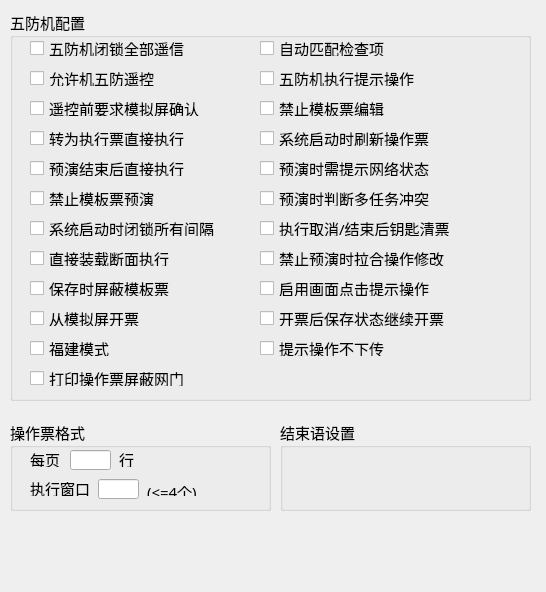
<?xml version="1.0" encoding="UTF-8"?>
<ui version="4.0">
 <class>WorkNoteSet</class>
 <widget class="QWidget" name="WorkNoteSet">
  <property name="geometry">
   <rect>
    <x>0</x>
    <y>0</y>
    <width>546</width>
    <height>592</height>
   </rect>
  </property>
  <property name="font">
   <font>
    <family>宋体</family>
    <pointsize>11</pointsize>
   </font>
  </property>
  <property name="windowTitle">
   <string>Form</string>
  </property>
  <widget class="QGroupBox" name="groupBox">
   <property name="geometry">
    <rect>
     <x>10</x>
     <y>10</y>
     <width>521</width>
     <height>391</height>
    </rect>
   </property>
   <property name="title">
    <string>五防机配置</string>
   </property>
   <widget class="QCheckBox" name="lockYXCheck">
    <property name="geometry">
     <rect>
      <x>20</x>
      <y>30</y>
      <width>161</width>
      <height>16</height>
     </rect>
    </property>
    <property name="text">
     <string>五防机闭锁全部遥信</string>
    </property>
   </widget>
   <widget class="QCheckBox" name="autoMatchCheck">
    <property name="geometry">
     <rect>
      <x>250</x>
      <y>30</y>
      <width>131</width>
      <height>16</height>
     </rect>
    </property>
    <property name="text">
     <string>自动匹配检查项</string>
    </property>
   </widget>
   <widget class="QCheckBox" name="allowWfYkCheck">
    <property name="geometry">
     <rect>
      <x>20</x>
      <y>60</y>
      <width>161</width>
      <height>16</height>
     </rect>
    </property>
    <property name="text">
     <string>允许机五防遥控</string>
    </property>
   </widget>
   <widget class="QCheckBox" name="promptCheck">
    <property name="geometry">
     <rect>
      <x>250</x>
      <y>60</y>
      <width>171</width>
      <height>16</height>
     </rect>
    </property>
    <property name="text">
     <string>五防机执行提示操作</string>
    </property>
   </widget>
   <widget class="QCheckBox" name="refreshTicketCheck">
    <property name="geometry">
     <rect>
      <x>250</x>
      <y>120</y>
      <width>171</width>
      <height>16</height>
     </rect>
    </property>
    <property name="text">
     <string>系统启动时刷新操作票</string>
    </property>
   </widget>
   <widget class="QCheckBox" name="mnpConfirmCheck">
    <property name="geometry">
     <rect>
      <x>20</x>
      <y>90</y>
      <width>171</width>
      <height>16</height>
     </rect>
    </property>
    <property name="text">
     <string>遥控前要求模拟屏确认</string>
    </property>
   </widget>
   <widget class="QCheckBox" name="forbidMBEditorCheck">
    <property name="geometry">
     <rect>
      <x>250</x>
      <y>90</y>
      <width>131</width>
      <height>16</height>
     </rect>
    </property>
    <property name="text">
     <string>禁止模板票编辑</string>
    </property>
   </widget>
   <widget class="QCheckBox" name="execTicketCheck">
    <property name="geometry">
     <rect>
      <x>20</x>
      <y>120</y>
      <width>161</width>
      <height>16</height>
     </rect>
    </property>
    <property name="text">
     <string>转为执行票直接执行</string>
    </property>
   </widget>
   <widget class="QCheckBox" name="sectionOperCheck">
    <property name="geometry">
     <rect>
      <x>20</x>
      <y>240</y>
      <width>161</width>
      <height>16</height>
     </rect>
    </property>
    <property name="text">
     <string>直接装载断面执行</string>
    </property>
   </widget>
   <widget class="QCheckBox" name="clearTicketCheck">
    <property name="geometry">
     <rect>
      <x>250</x>
      <y>210</y>
      <width>201</width>
      <height>16</height>
     </rect>
    </property>
    <property name="text">
     <string>执行取消/结束后钥匙清票</string>
    </property>
   </widget>
   <widget class="QCheckBox" name="forbidModifyCheck">
    <property name="geometry">
     <rect>
      <x>250</x>
      <y>240</y>
      <width>191</width>
      <height>16</height>
     </rect>
    </property>
    <property name="text">
     <string>禁止预演时拉合操作修改</string>
    </property>
   </widget>
   <widget class="QCheckBox" name="lockAllCheck">
    <property name="geometry">
     <rect>
      <x>20</x>
      <y>210</y>
      <width>191</width>
      <height>16</height>
     </rect>
    </property>
    <property name="text">
     <string>系统启动时闭锁所有间隔</string>
    </property>
   </widget>
   <widget class="QCheckBox" name="judgeMulCheck">
    <property name="geometry">
     <rect>
      <x>250</x>
      <y>180</y>
      <width>171</width>
      <height>16</height>
     </rect>
    </property>
    <property name="text">
     <string>预演时判断多任务冲突</string>
    </property>
   </widget>
   <widget class="QCheckBox" name="directOperaCheck">
    <property name="geometry">
     <rect>
      <x>20</x>
      <y>150</y>
      <width>161</width>
      <height>16</height>
     </rect>
    </property>
    <property name="text">
     <string>预演结束后直接执行</string>
    </property>
   </widget>
   <widget class="QCheckBox" name="promptNetCheck">
    <property name="geometry">
     <rect>
      <x>250</x>
      <y>150</y>
      <width>181</width>
      <height>16</height>
     </rect>
    </property>
    <property name="text">
     <string>预演时需提示网络状态</string>
    </property>
   </widget>
   <widget class="QCheckBox" name="forbidPreCheck">
    <property name="geometry">
     <rect>
      <x>20</x>
      <y>180</y>
      <width>161</width>
      <height>16</height>
     </rect>
    </property>
    <property name="text">
     <string>禁止模板票预演</string>
    </property>
   </widget>
   <widget class="QCheckBox" name="saveStateCheck">
    <property name="geometry">
     <rect>
      <x>250</x>
      <y>300</y>
      <width>191</width>
      <height>16</height>
     </rect>
    </property>
    <property name="text">
     <string>开票后保存状态继续开票</string>
    </property>
   </widget>
   <widget class="QCheckBox" name="clickPromptCheck">
    <property name="geometry">
     <rect>
      <x>250</x>
      <y>270</y>
      <width>201</width>
      <height>16</height>
     </rect>
    </property>
    <property name="text">
     <string>启用画面点击提示操作</string>
    </property>
   </widget>
   <widget class="QCheckBox" name="saveForbidMBCheck">
    <property name="geometry">
     <rect>
      <x>20</x>
      <y>270</y>
      <width>191</width>
      <height>16</height>
     </rect>
    </property>
    <property name="text">
     <string>保存时屏蔽模板票</string>
    </property>
   </widget>
   <widget class="QCheckBox" name="fromMnpCheck">
    <property name="geometry">
     <rect>
      <x>20</x>
      <y>300</y>
      <width>161</width>
      <height>16</height>
     </rect>
    </property>
    <property name="text">
     <string>从模拟屏开票</string>
    </property>
   </widget>
   <widget class="QCheckBox" name="fujianModelCheck">
    <property name="geometry">
     <rect>
      <x>20</x>
      <y>330</y>
      <width>161</width>
      <height>16</height>
     </rect>
    </property>
    <property name="text">
     <string>福建模式</string>
    </property>
   </widget>
   <widget class="QCheckBox" name="promptUndownCheck">
    <property name="geometry">
     <rect>
      <x>250</x>
      <y>330</y>
      <width>191</width>
      <height>16</height>
     </rect>
    </property>
    <property name="text">
     <string>提示操作不下传</string>
    </property>
   </widget>
   <widget class="QCheckBox" name="printForbidWMCheck">
    <property name="geometry">
     <rect>
      <x>20</x>
      <y>360</y>
      <width>161</width>
      <height>16</height>
     </rect>
    </property>
    <property name="text">
     <string>打印操作票屏蔽网门</string>
    </property>
   </widget>
  </widget>
  <widget class="QGroupBox" name="groupBox_2">
   <property name="geometry">
    <rect>
     <x>10</x>
     <y>420</y>
     <width>261</width>
     <height>91</height>
    </rect>
   </property>
   <property name="title">
    <string>操作票格式</string>
   </property>
   <widget class="QLabel" name="label">
    <property name="geometry">
     <rect>
      <x>20</x>
      <y>31</y>
      <width>31</width>
      <height>16</height>
     </rect>
    </property>
    <property name="text">
     <string>每页</string>
    </property>
   </widget>
   <widget class="QLineEdit" name="lineEdit">
    <property name="geometry">
     <rect>
      <x>60</x>
      <y>30</y>
      <width>41</width>
      <height>20</height>
     </rect>
    </property>
   </widget>
   <widget class="QLabel" name="label_2">
    <property name="geometry">
     <rect>
      <x>109</x>
      <y>31</y>
      <width>31</width>
      <height>16</height>
     </rect>
    </property>
    <property name="text">
     <string>行</string>
    </property>
   </widget>
   <widget class="QLineEdit" name="lineEdit_2">
    <property name="geometry">
     <rect>
      <x>88</x>
      <y>59</y>
      <width>41</width>
      <height>20</height>
     </rect>
    </property>
   </widget>
   <widget class="QLabel" name="label_3">
    <property name="geometry">
     <rect>
      <x>137</x>
      <y>60</y>
      <width>61</width>
      <height>16</height>
     </rect>
    </property>
    <property name="text">
     <string>(&lt;=4个)</string>
    </property>
   </widget>
   <widget class="QLabel" name="label_4">
    <property name="geometry">
     <rect>
      <x>20</x>
      <y>60</y>
      <width>61</width>
      <height>16</height>
     </rect>
    </property>
    <property name="text">
     <string>执行窗口</string>
    </property>
   </widget>
  </widget>
  <widget class="QGroupBox" name="groupBox_3">
   <property name="geometry">
    <rect>
     <x>280</x>
     <y>420</y>
     <width>251</width>
     <height>91</height>
    </rect>
   </property>
   <property name="title">
    <string>结束语设置</string>
   </property>
  </widget>
 </widget>
 <resources/>
 <connections/>
</ui>
